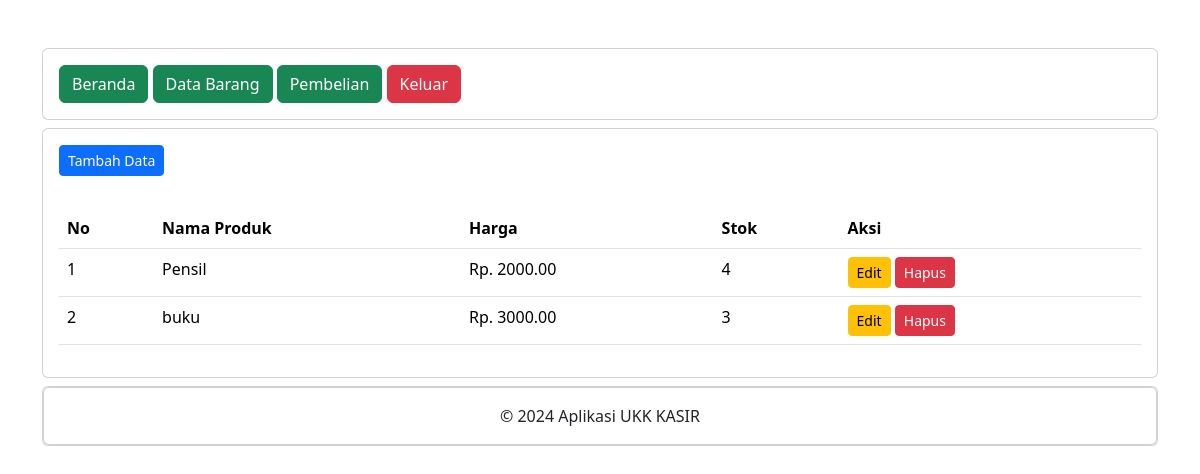
Page /petugas/data_barang.php (signed in) on the committed database.
### tables this page shows
CREATE TABLE `produk` (
  `ProdukID` int(11) NOT NULL,
  `NamaProduk` varchar(255) NOT NULL,
  `Harga` decimal(10,2) NOT NULL,
  `Stok` int(11) NOT NULL
);

### petugas/data_barang.php (the view, shortened to what this page needs)
<?php
include "header.php";
include "navbar.php";
?>
<div class="card mt-2">
    <div class="card-body">
        <button type="button" class="btn btn-primary btn-sm" data-bs-toggle="modal" data-bs-target="#tambah-data">
            Tambah Data
        </button>
    </div>
    <div class="card-body">
        <table class="table">
            <thead>
                <tr>
                    <th>No</th>
                    <th>Nama Produk</th>
                    <th>Harga</th>
                    <th>Stok</th>
                    <th>Aksi</th>
                </tr>
            </thead>
        <tbody>
            <?php
            include '../koneksi.php';
            $no = 1;
            $data = mysqli_query($koneksi,"SELECT * FROM produk");
            while($d = mysqli_fetch_array($data)){
                ?>
                <tr>
                    <td><?php echo $no++; ?></td>
                    <td><?php echo $d['NamaProduk'] ?></td>
                    <td>Rp. <?php echo $d['Harga'] ?></td>
                    <td><?php echo $d['Stok'] ?></td>
        <td>
            <button type="button" class="btn btn-warning btn-sm" data-bs-toggle="modal" data-bs-target="#edit-data<?php
            echo $d['ProdukID']; ?>">
                Edit
            </button>
            <button type="button" class="btn btn-danger btn-sm" data-bs-toggle="modal" data-bs-target="#hapus-data<?php
            echo $d['ProdukID']; ?>">
                Hapus
            </button>
        </td>
    </tr>
                <?php } ?>
            </tbody>
        </table>
    </div>
</div>
    <?php
    include "footer.php";
    ?>

### rows in the picture
produk: NamaProduk "Pensil", Harga "2000.00", Stok "4"
produk: NamaProduk "buku", Harga "3000.00", Stok "3"
